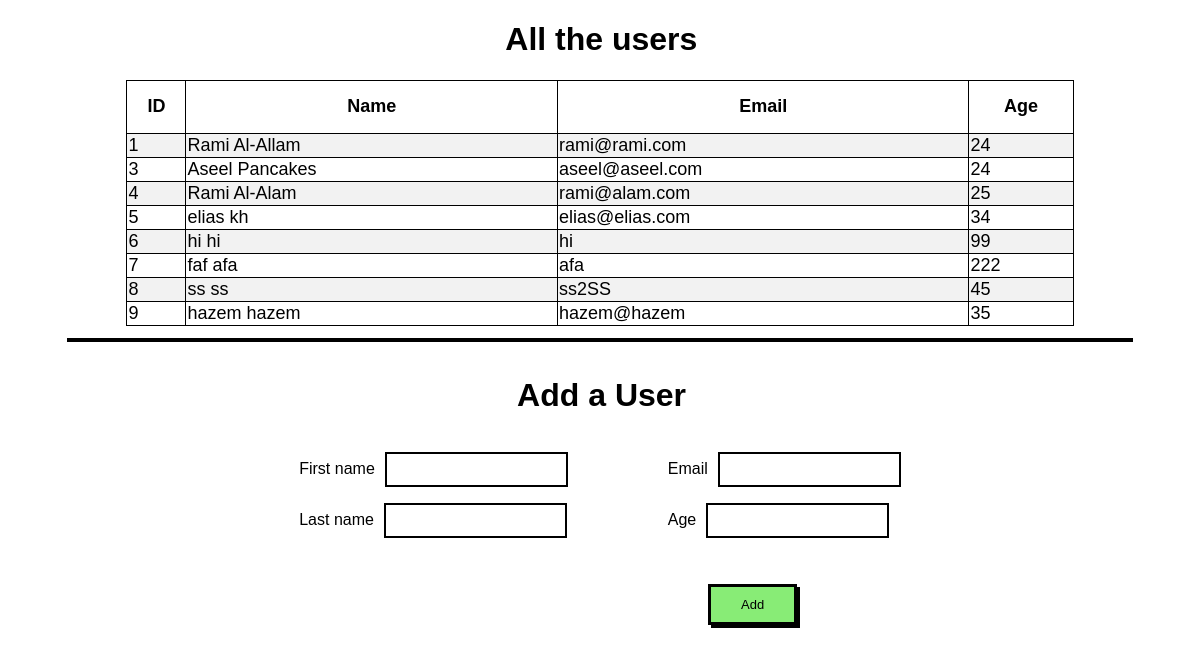
The page / on the database its author committed.
### users_app/models.py (models this page shows, shortened)
class users(models.Model):
    first_name = models.CharField(max_length=45)
    last_name = models.CharField(max_length=45)
    email_address = models.CharField(max_length=45)
    age = models.IntegerField()
    created_at = models.DateTimeField(auto_now_add=True)
    updated_at = models.DateTimeField(auto_now=True)
    def show_all(self):
        return users.objects.all()

### users_app/views.py (the view)
# urls.py: path('', views.form),
def form(request):
    context = {
        "all_the_users": users.show_all(users)
    }
    return render(request,"form.html",context)

### users_app/templates/form.html (shortened to what this page needs)
<!DOCTYPE html>
<html lang="en">
<head>
    {% load static %}
    <link rel="stylesheet" href="{% static 'css/styling.css' %}">
</head>
<body>
    <div class="top">
        <h1 class="toph">All the users</h1>
        <table>
            <tr>
                <th>ID</th>
                <th>Name</th>
                <th>Email</th>
                <th>Age</th>
            </tr>
            {% for user in all_the_users %}
            <tr>
                <td>{{user.id}}</td>
                <td>{{user.first_name}} {{user.last_name}}</td>
                <td>{{user.email_address}}</td>
                <td>{{user.age}}</td>
            </tr>
            {% endfor %}
        </table>
    </div>
    <hr>
    <h1 class="both">Add a User</h1>
    <form action="/handle" method="post">
        <div class="bot">
            <div class="left">
                <p>First name<input type="text" name="first_name"></p>
                <p>Last name<input type="text" name="last_name"></p>
            </div>
            <div class="right">
                <p>Email<input type="text" name="email"></p>
                <p>Age<input type="number" name="age"></p>
            </div>
        </div>
        <button type="submit" class="btn">Add</button>
    </form>
</body>
</html>

### users_app/static/css/styling.css (style rules this page uses)
* { font-family: sans-serif; }
.top { padding: 0% 10%; }
.toph { margin-left: 40%; }
table, td, th { border: 1px solid black; }
table { border-collapse: collapse; width: 100%; font-size: large; }
th { height: 50px; }
tr:nth-child(even) { background-color: #f2f2f2; }
hr { border: 2px solid black; margin: 1% 5%; }
.bot { padding: 0% 10%; display: flex; justify-content: center; gap: 100px; }
.both { margin-left: 43%; margin-top: 3%; }
.btn { font-size: small; margin-top: 10px; color: black; background-color: rgb(136, 236, 118); padding: 10px 30px; border: 3px solid black; box-shadow: 3px 3px black; margin-left: 700px; margin-top: 30px; }
input { border: 2px solid black; padding: 8px 1px; margin-left: 10px; }

### rows shown on the page
users: id "1", first_name "Rami", last_name "Al-Allam", email_address "rami@rami.com", age "24"
users: id "3", first_name "Aseel", last_name "Pancakes", email_address "aseel@aseel.com", age "24"
users: id "4", first_name "Rami", last_name "Al-Alam", email_address "rami@alam.com", age "25"
users: id "5", first_name "elias", last_name "kh", email_address "elias@elias.com", age "34"
users: id "6", first_name "hi", last_name "hi", email_address "hi", age "99"
users: id "7", first_name "faf", last_name "afa", email_address "afa", age "222"
users: id "8", first_name "ss", last_name "ss", email_address "ss2SS", age "45"
users: id "9", first_name "hazem", last_name "hazem", email_address "hazem@hazem", age "35"
